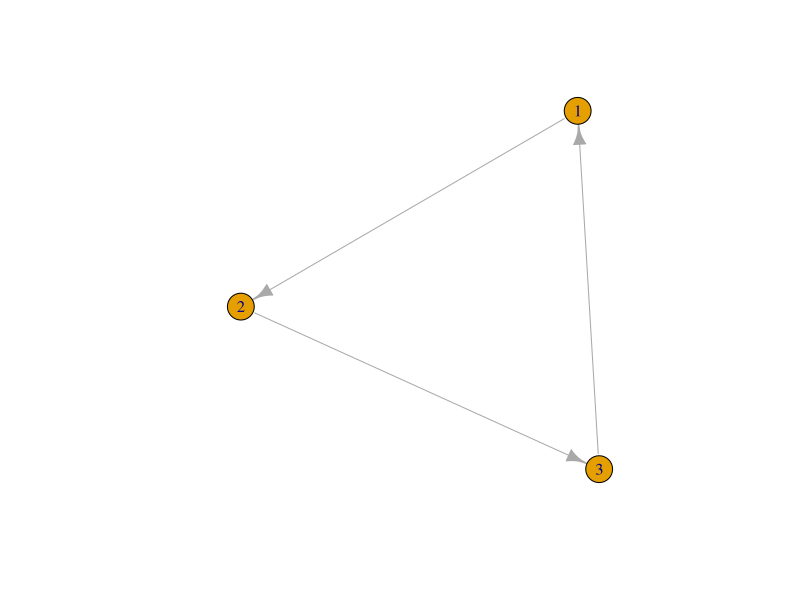

This chart was generated by the following R code: (Note: this script raises an error after producing the figure.)
# install.packages("intergraph")
library("ggplot2")
library("igraph")

df = data.frame(from = c(1, 2, 3),
                to   = c(2, 3, 1))
edges = matrix(unlist(df), nrow = 2, byrow = TRUE)
edges = as.vector(edges)

sample_g = graph(edges = edges,
                 n = 3, directed = TRUE) 
sample_g
plot(sample_g)

sample_ggn = ggnetwork(sample_g)
ggplot(data = sample_ggn,
       aes(x = x, 
           y = y, 
           xend = xend, 
           yend = yend)) +
  geom_edges(arrow = arrow(length = unit(1, "lines"), type = "closed")) +
  geom_nodes(size = 7) + 
  geom_nodetext(aes(label = vertex.names), 
                color = "#FFFFFF",
                fontface = "bold") +
  theme_bw()
